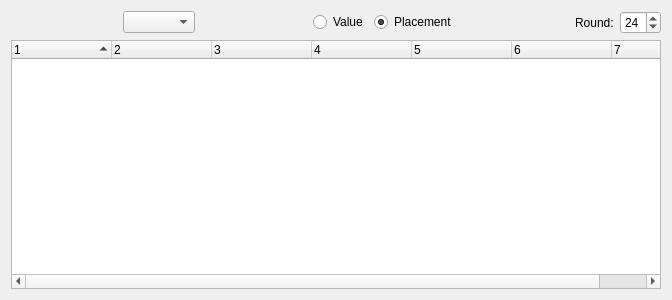
<?xml version="1.0" encoding="UTF-8"?>
<ui version="4.0">
 <class>GameCompareStatsWidget</class>
 <widget class="QWidget" name="GameCompareStatsWidget">
  <property name="geometry">
   <rect>
    <x>0</x>
    <y>0</y>
    <width>672</width>
    <height>300</height>
   </rect>
  </property>
  <property name="windowTitle">
   <string>Form</string>
  </property>
  <layout class="QVBoxLayout" name="verticalLayout">
   <item>
    <layout class="QHBoxLayout" name="horizontalLayout">
     <item>
      <spacer name="horizontalSpacer_3">
       <property name="orientation">
        <enum>Qt::Horizontal</enum>
       </property>
       <property name="sizeHint" stdset="0">
        <size>
         <width>40</width>
         <height>20</height>
        </size>
       </property>
      </spacer>
     </item>
     <item>
      <widget class="QComboBox" name="comboBox"/>
     </item>
     <item>
      <spacer name="horizontalSpacer">
       <property name="orientation">
        <enum>Qt::Horizontal</enum>
       </property>
       <property name="sizeHint" stdset="0">
        <size>
         <width>40</width>
         <height>20</height>
        </size>
       </property>
      </spacer>
     </item>
     <item>
      <widget class="QRadioButton" name="radioButtonValue">
       <property name="text">
        <string>Value</string>
       </property>
      </widget>
     </item>
     <item>
      <widget class="QRadioButton" name="radioButtonPlacement">
       <property name="text">
        <string>Placement</string>
       </property>
       <property name="checked">
        <bool>true</bool>
       </property>
      </widget>
     </item>
     <item>
      <spacer name="horizontalSpacer_2">
       <property name="orientation">
        <enum>Qt::Horizontal</enum>
       </property>
       <property name="sizeHint" stdset="0">
        <size>
         <width>40</width>
         <height>20</height>
        </size>
       </property>
      </spacer>
     </item>
     <item>
      <widget class="QLabel" name="label">
       <property name="text">
        <string>Round:</string>
       </property>
      </widget>
     </item>
     <item>
      <widget class="QSpinBox" name="spinBoxRound">
       <property name="minimum">
        <number>1</number>
       </property>
       <property name="value">
        <number>24</number>
       </property>
      </widget>
     </item>
    </layout>
   </item>
   <item>
    <widget class="QTreeWidget" name="treeWidget">
     <property name="sortingEnabled">
      <bool>true</bool>
     </property>
     <property name="columnCount">
      <number>7</number>
     </property>
     <column>
      <property name="text">
       <string notr="true">1</string>
      </property>
     </column>
     <column>
      <property name="text">
       <string notr="true">2</string>
      </property>
     </column>
     <column>
      <property name="text">
       <string notr="true">3</string>
      </property>
     </column>
     <column>
      <property name="text">
       <string notr="true">4</string>
      </property>
     </column>
     <column>
      <property name="text">
       <string notr="true">5</string>
      </property>
     </column>
     <column>
      <property name="text">
       <string notr="true">6</string>
      </property>
     </column>
     <column>
      <property name="text">
       <string notr="true">7</string>
      </property>
     </column>
    </widget>
   </item>
  </layout>
 </widget>
 <resources/>
 <connections/>
</ui>
